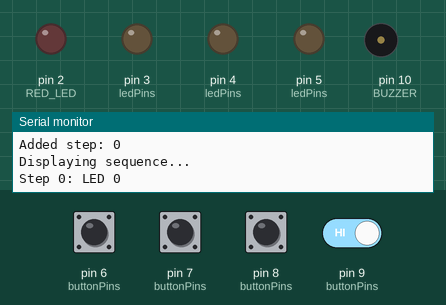
Recording of a sketch running on a simulated Arduino Uno, built with avr-gcc and run on an emulated ATmega328P. Parts: output pins drawn as LEDs (lit = HIGH), buzzer (waves = sounding), the last lines printed to the serial monitor. Dashed ring = blinking. The inputs (shaded band) are chosen by the test bench; at power-on: pin 6 (buttonPins), pin 7 (buttonPins), pin 8 (buttonPins), pin 9 (buttonPins) HIGH. Random numbers use the default seed unless the sketch sets one.

Above: at 3.6 s.
3.7 s: pin 7 (buttonPins) pulled LOW for 1 s
At 4.28 s:
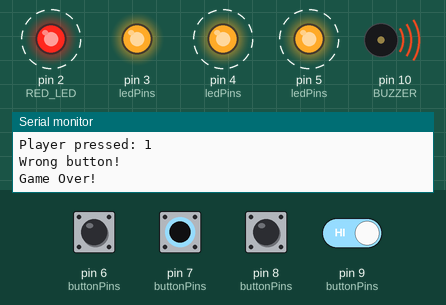
6.7 s: pin 6 (buttonPins) pulled LOW for 0.15 s
At 7.43 s:
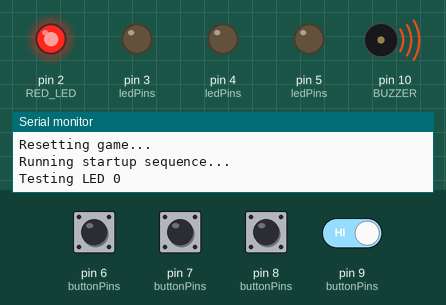
At 7.83 s:
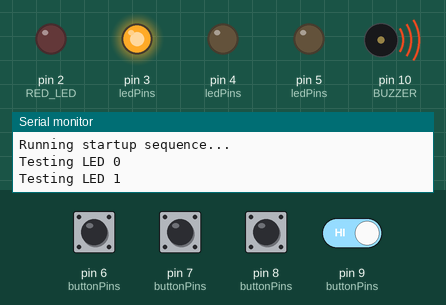
9.8 s: pin 6 (buttonPins) driven LOW and pin 9 (buttonPins) driven LOW
Timing chart, 0 to 18.8 s (numbered marks = the images above; inputs shaded):
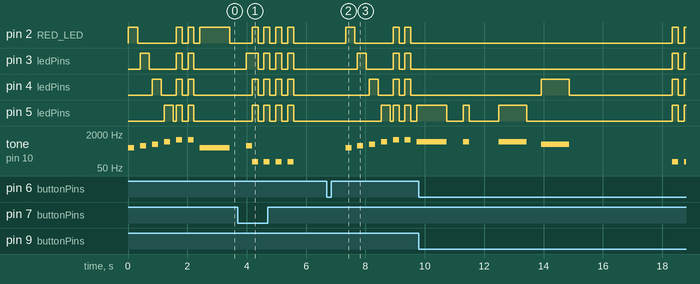

The sketch:

simon.ino
```cpp
// Simon Memory Game - Arduino Version
// Uses hardware-specific commands and serial monitoring

#include <EEPROM.h>

// Hardware pins
#define RED_LED 2
#define GREEN_LED 3
#define BLUE_LED 4
#define YELLOW_LED 5
#define RED_BTN 6
#define GREEN_BTN 7
#define BLUE_BTN 8
#define YELLOW_BTN 9
#define BUZZER 10

// Memory addresses for EEPROM
#define EEPROM_HIGH_SCORE 0

// Game constants
#define MAX_LEVEL 100
#define INITIAL_SPEED 1000
#define SPEED_DECREASE 50
#define MIN_SPEED 250

// Button states
byte currentButtonState[4] = {HIGH, HIGH, HIGH, HIGH};
byte lastButtonState[4] = {HIGH, HIGH, HIGH, HIGH};
unsigned long lastDebounceTime[4] = {0, 0, 0, 0};
const unsigned long debounceDelay = 50;

// LED and button arrays for easier iteration
const byte ledPins[4] = {RED_LED, GREEN_LED, BLUE_LED, YELLOW_LED};
const byte buttonPins[4] = {RED_BTN, GREEN_BTN, BLUE_BTN, YELLOW_BTN};
const int tones[4] = {440, 554, 659, 880};  // A4, C#5, E5, A5

// Game variables
byte gameSequence[MAX_LEVEL];
byte currentLevel = 0;
byte highScore = 0;
unsigned long currentSpeed = INITIAL_SPEED;
bool gameOver = false;

void setup() {
  Serial.begin(9600);
  Serial.println(F("Simon Game Starting..."));

  // Configure pins
  for(byte i = 0; i < 4; i++) {
    pinMode(ledPins[i], OUTPUT);
    pinMode(buttonPins[i], INPUT_PULLUP);
    digitalWrite(ledPins[i], LOW);
  }
  pinMode(BUZZER, OUTPUT);

  // Read high score from EEPROM
  highScore = EEPROM.read(EEPROM_HIGH_SCORE);
  Serial.print(F("High Score: "));
  Serial.println(highScore);

  // Initialize random seed using noise from analog pin
  randomSeed(analogRead(A0));

  // Start-up test sequence
  startupSequence();
}

void loop() {
  if (!gameOver) {
    // Add new step to sequence
    addNewStep();

    // Display sequence
    displaySequence();

    // Get player input
    if (!readPlayerSequence()) {
      handleGameOver();
    } else {
      levelUp();
    }
  } else {
    // Wait for button press to start new game
    if (checkAnyButton()) {
      resetGame();
    }
  }
}

void startupSequence() {
  Serial.println(F("Running startup sequence..."));

  // Individual LED test
  for(byte i = 0; i < 4; i++) {
    digitalWrite(ledPins[i], HIGH);
    tone(BUZZER, tones[i], 200);
    Serial.print(F("Testing LED "));
    Serial.println(i);
    delay(300);
    digitalWrite(ledPins[i], LOW);
    delay(100);
  }

  // All LEDs flash twice
  for(byte i = 0; i < 2; i++) {
    for(byte j = 0; j < 4; j++) {
      digitalWrite(ledPins[j], HIGH);
    }
    tone(BUZZER, 1047, 200); // C6
    delay(200);
    for(byte j = 0; j < 4; j++) {
      digitalWrite(ledPins[j], LOW);
    }
    delay(200);
  }

  Serial.println(F("Startup complete"));
}

void addNewStep() {
  if(currentLevel < MAX_LEVEL) {
    gameSequence[currentLevel] = random(4);
    Serial.print(F("Added step: "));
    Serial.println(gameSequence[currentLevel]);
  }
}

void displaySequence() {
  Serial.println(F("Displaying sequence..."));

  for(byte i = 0; i <= currentLevel; i++) {
    byte currentStep = gameSequence[i];

    digitalWrite(ledPins[currentStep], HIGH);
    tone(BUZZER, tones[currentStep]);

    Serial.print(F("Step "));
    Serial.print(i);
    Serial.print(F(": LED "));
    Serial.println(currentStep);

    delay(currentSpeed);

    digitalWrite(ledPins[currentStep], LOW);
    noTone(BUZZER);

    delay(currentSpeed/2);
  }

  Serial.println(F("Sequence complete"));
}

bool readPlayerSequence() {
  Serial.println(F("Reading player input..."));

  for(byte currentStep = 0; currentStep <= currentLevel; currentStep++) {
    unsigned long inputStartTime = millis();
    bool inputReceived = false;
    byte playerInput;

    // Wait for input with timeout
    while(!inputReceived && (millis() - inputStartTime < 3000)) {
      for(byte button = 0; button < 4; button++) {
        if(readButton(button)) {
          playerInput = button;
          inputReceived = true;

          // Visual and audio feedback
          digitalWrite(ledPins[button], HIGH);
          tone(BUZZER, tones[button]);
          delay(200);
          digitalWrite(ledPins[button], LOW);
          noTone(BUZZER);

          Serial.print(F("Player pressed: "));
          Serial.println(button);

          break;
        }
      }
    }

    // Check for timeout
    if(!inputReceived) {
      Serial.println(F("Input timeout!"));
      return false;
    }

    // Check if input matches sequence
    if(playerInput != gameSequence[currentStep]) {
      Serial.println(F("Wrong button!"));
      return false;
    }
  }

  Serial.println(F("Sequence correct!"));
  return true;
}

bool readButton(byte button) {
  bool buttonPressed = false;
  byte reading = digitalRead(buttonPins[button]);

  if(reading != lastButtonState[button]) {
    lastDebounceTime[button] = millis();
  }

  if((millis() - lastDebounceTime[button]) > debounceDelay) {
    if(reading != currentButtonState[button]) {
      currentButtonState[button] = reading;
      if(currentButtonState[button] == LOW) {
        buttonPressed = true;
      }
    }
  }

  lastButtonState[button] = reading;
  return buttonPressed;
}

void handleGameOver() {
  gameOver = true;
  Serial.println(F("Game Over!"));

  // Update high score if needed
  if(currentLevel > highScore) {
    highScore = currentLevel;
    EEPROM.write(EEPROM_HIGH_SCORE, highScore);
    Serial.print(F("New High Score: "));
    Serial.println(highScore);
  }

  // Error sequence
  for(byte i = 0; i < 4; i++) {
    for(byte j = 0; j < 4; j++) {
      digitalWrite(ledPins[j], HIGH);
    }
    tone(BUZZER, 98); // Low error tone
    delay(200);

    for(byte j = 0; j < 4; j++) {
      digitalWrite(ledPins[j], LOW);
    }
    noTone(BUZZER);
    delay(200);
  }

  // Display score
  Serial.print(F("Final Score: "));
  Serial.println(currentLevel);
  delay(1000);

  for(byte i = 0; i < currentLevel; i++) {
    digitalWrite(RED_LED, HIGH);
    tone(BUZZER, 440, 100);
    delay(200);
    digitalWrite(RED_LED, LOW);
    delay(200);
  }
}

void levelUp() {
  currentLevel++;
  currentSpeed = max(MIN_SPEED, INITIAL_SPEED - (currentLevel * SPEED_DECREASE));
  Serial.print(F("Level up! Now at level "));
  Serial.println(currentLevel);
  delay(1000);
}

void resetGame() {
  Serial.println(F("Resetting game..."));
  currentLevel = 0;
  currentSpeed = INITIAL_SPEED;
  gameOver = false;
  delay(500);
  startupSequence();
}

bool checkAnyButton() {
  for(byte i = 0; i < 4; i++) {
    if(readButton(i)) {
      return true;
    }
  }
  return false;
}
```

Measured:
- after the input at 3.7 s, pin 2 (RED_LED): alternates HIGH for 0.20 s and LOW for 0.20 s, 8 changes in all, then stays LOW, starting after 0.48 s; pin 3 (ledPins): LOW → HIGH after 0.28 s, then repeats every 0.40 s: LOW 0.20 s, HIGH 0.20 s, until it stays LOW from 5.6 s
- after the input at 6.7 s, pin 2 (RED_LED): goes HIGH 0.30 s, LOW 1.3 s, HIGH 0.20 s, LOW 0.20 s, HIGH 0.20 s, then LOW, starting after 0.63 s; pin 3 (ledPins): goes HIGH 0.30 s, LOW 0.90 s, HIGH 0.20 s, LOW 0.20 s, HIGH 0.20 s, then LOW, starting after 1.0 s
- by itself, pin 2 (RED_LED): repeats every 0.40 s: HIGH 0.20 s, LOW 0.20 s
- by itself, tone on pin 10 (BUZZER): plays 440 Hz for 0.20 s, 554 Hz for 0.20 s, 659 Hz for 0.20 s, 880 Hz for 0.20 s, 1047 Hz for 0.20 s, 1047 Hz for 0.20 s … (7 notes in this stretch)
